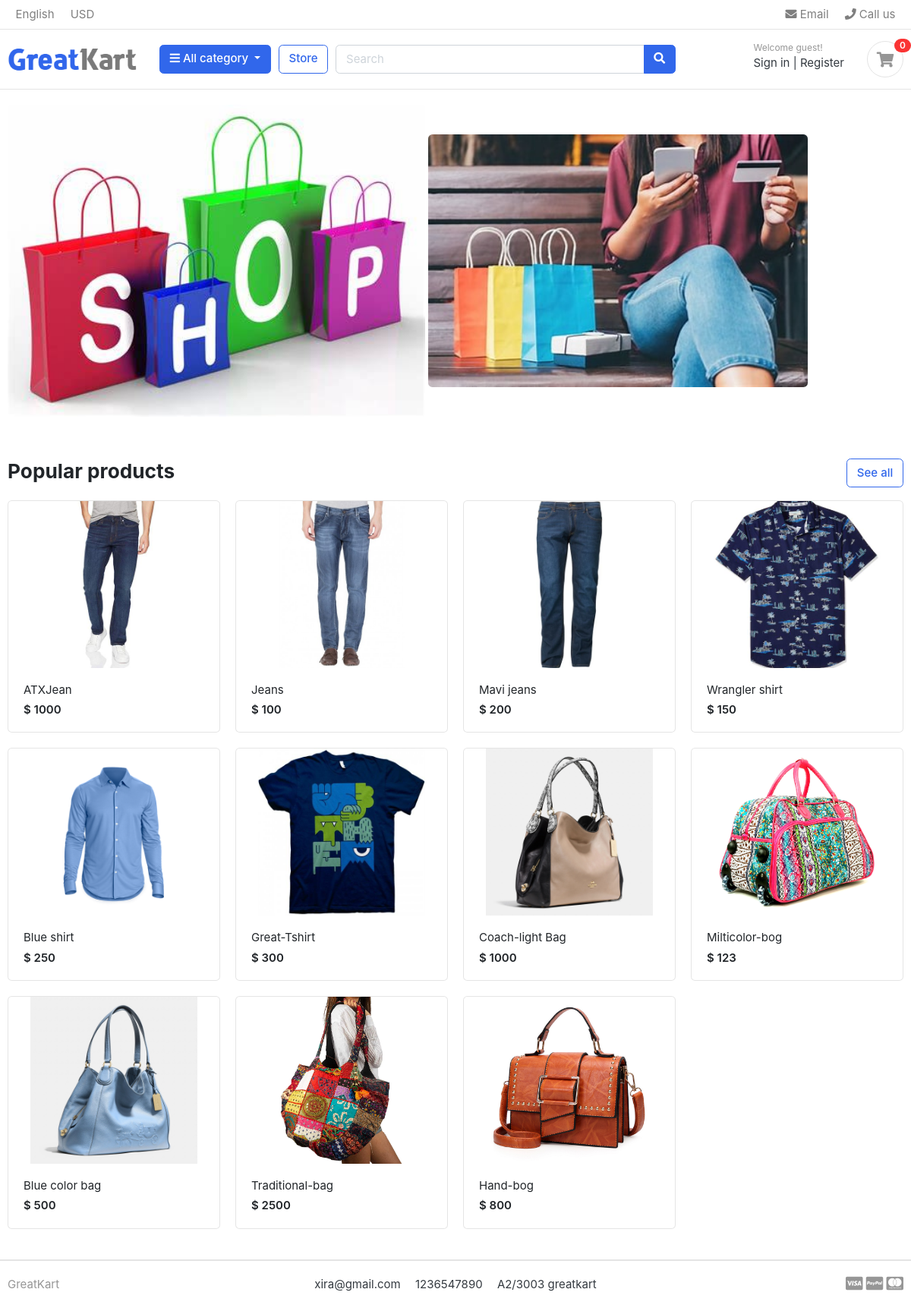
The page / on the database its author committed.
### store/models.py (models this page shows, shortened)
class Product(models.Model):
    product_name = models.CharField(max_length=200, unique=True)
    slug = models.SlugField(max_length=200, unique=True)
    description = models.TextField(max_length=500, blank=True)
    price = models.IntegerField()
    images = models.ImageField(upload_to='photos/products')
    stock = models.IntegerField()
    is_available = models.BooleanField(default=True)
    category = models.ForeignKey(Category, on_delete=models.CASCADE)
    created_date = models.DateTimeField(auto_now_add=True)
    modified_date = models.DateTimeField(auto_now=True)
    def get_url(self):
        return reverse('product_detail', args=[self.category.slug, self.slug])

### greatkart/views.py (the view)
# urls.py: 2. Add a URL to urlpatterns:  path('', views.home, name='home')
def home(request):
     products = Product.objects.filter(is_available=True)
     context ={
          'products': products
     }
     return render(request,'home.html',context)

### carts/context_processors.py (called while the page is built)
def counter(request):
    cart_count = 0
    if 'admin' in request.path:
        return()
    else:
        try:
            cart =Cart.objects.filter(cart_id=_cart_id(request))
            if request.user.is_authenticated:
                cart_items =CartItem.objects.all().filter(user=request.user)
            else:
                cart_items =CartItem.objects.all().filter(cart=cart[:1])
            for cart_item in cart_items:
                cart_count += cart_item.quantity
        except Cart.DoesNotExist:
            cart_count = 0
    return dict(cart_count=cart_count)

### carts/views.py (called while the page is built)
def _cart_id(request):
    cart_id = request.session.session_key
    if not cart_id:
        request.session.create()
        cart_id = request.session.session_key
    return cart_id

### category/context_processors.py (called while the page is built)
def menu_links(request):
    links = Category.objects.all()
    return dict(links=links)

### category/models.py (called while the page is built)
    def get_url(self):
        return reverse('product_by_category',args=[self.slug])

### templates/home.html
{% extends 'base.html' %}
{% load static %}
{% block content %}
<section class="section-intro padding-y-sm">
<div class="container">
<div class="intro-banner-wrap">
	<img src="{% static 'images/banners/OIP.jpeg'%}" class="img-fluid rounded"alt="Image Description" width="550" height="310">
	<img src="{% static 'images/banners/th.jpeg'%}" class="img-fluid rounded" alt="Image Description" width="500" height="300">
</div>
</div>
</section>
<section class="section-name padding-y-sm">
<div class="container">
<header class="section-heading">
	<a href="{% url 'store' %}" class="btn btn-outline-primary float-right">See all</a>
	<h3 class="section-title">Popular products</h3>
</header>
<div class="row">
	{% for product in products %}
	<div class="col-md-3">
		<div class="card card-product-grid">
			<a href="{{ product.get_url }}" class="img-wrap"> <img src="{{product.images.url}}"> </a>
			<figcaption class="info-wrap">
				<a href="{{ product.get_url }}" class="title">{{product.product_name}}</a>
				<div class="price mt-1">$ {{product.price}}</div>
			</figcaption>
		</div>
	</div>
	{% endfor %}
</div>
</div>
</section>
</body>
</html>
{% endblock %}

### static/css/ui.css (style rules this page uses)
html { font-family: "Inter", sans-serif; font-size: 15px; }
.img-wrap { text-align: center; display: block; }
.img-wrap img { max-width: 100%; }
.padding-y-sm { padding-top: 20px; padding-bottom: 20px; }
.section-heading { margin-bottom: 20px; margin-top: 15px; }
.section-title { color: #212529; }
[class*=card-product] a.title { color: #212529; display: block; }
[class*=card-product] .img-wrap { overflow: hidden; position: relative; }
[class*=card-product] .img-wrap img { height: 100%; max-width: 100%; width: auto; display: inline-block; -o-object-fit: cover; object-fit: cover; }
.card-product-grid { margin-bottom: 20px; }
.card-product-grid .img-wrap { border-radius: 0.2rem 0.2rem 0 0; height: 220px; }
.card-product-grid .info-wrap { overflow: hidden; padding: 18px 20px; }
.card .img-wrap { overflow: hidden; }
.price { font-weight: 600; color: #212529; }

### rows shown on the page
Product: images (picture), product_name "ATXJean", price "1000"
Product: images (picture), product_name "Jeans", price "100"
Product: images (picture), product_name "Mavi jeans", price "200"
Product: images (picture), product_name "Wrangler shirt", price "150"
Product: images (picture), product_name "Blue shirt", price "250"
Product: images (picture), product_name "Great-Tshirt", price "300"
Product: images (picture), product_name "Coach-light Bag", price "1000"
Product: images (picture), product_name "Milticolor-bog", price "123"
Product: images (picture), product_name "Blue color bag", price "500"
Product: images (picture), product_name "Traditional-bag", price "2500"
Product: images (picture), product_name "Hand-bog", price "800"

### other values the page prints
{{ cart_count }} "0"
